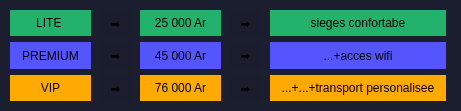
     <widget class="QFrame" name="frame_4">
      <property name="geometry">
       <rect>
        <x>10</x>
        <y>10</y>
        <width>461</width>
        <height>111</height>
       </rect>
      </property>
      <property name="cursor">
       <cursorShape>ArrowCursor</cursorShape>
      </property>
      <property name="styleSheet">
       <string notr="true">background-color: rgb(26, 30, 47);
border-radius:15px;</string>
      </property>
      <property name="frameShape">
       <enum>QFrame::Shape::StyledPanel</enum>
      </property>
      <property name="frameShadow">
       <enum>QFrame::Shadow::Raised</enum>
      </property>
      <widget class="QWidget" name="verticalLayoutWidget_2">
       <property name="geometry">
        <rect>
         <x>10</x>
         <y>10</y>
         <width>81</width>
         <height>91</height>
        </rect>
       </property>
       <layout class="QVBoxLayout" name="verticalLayout">
        <item>
         <widget class="QLabel" name="label_24">
          <property name="styleSheet">
           <string notr="true">background-color: rgb(35, 178, 107);</string>
          </property>
          <property name="text">
           <string>LITE </string>
          </property>
          <property name="alignment">
           <set>Qt::AlignmentFlag::AlignCenter</set>
          </property>
         </widget>
        </item>
        <item>
         <widget class="QLabel" name="label_25">
          <property name="styleSheet">
           <string notr="true">background-color: rgb(85, 85, 255);</string>
          </property>
          <property name="text">
           <string>PREMIUM</string>
          </property>
          <property name="alignment">
           <set>Qt::AlignmentFlag::AlignCenter</set>
          </property>
         </widget>
        </item>
        <item>
         <widget class="QLabel" name="label_26">
          <property name="styleSheet">
           <string notr="true">background-color: rgb(255, 170, 0);</string>
          </property>
          <property name="text">
           <string>VIP</string>
          </property>
          <property name="alignment">
           <set>Qt::AlignmentFlag::AlignCenter</set>
          </property>
         </widget>
        </item>
       </layout>
      </widget>
      <widget class="QWidget" name="verticalLayoutWidget_3">
       <property name="geometry">
        <rect>
         <x>140</x>
         <y>10</y>
         <width>81</width>
         <height>91</height>
        </rect>
       </property>
       <layout class="QVBoxLayout" name="verticalLayout_3">
        <item>
         <widget class="QLabel" name="label_27">
          <property name="styleSheet">
           <string notr="true">background-color: rgb(35, 178, 107);</string>
          </property>
          <property name="text">
           <string>25 000 Ar</string>
          </property>
          <property name="alignment">
           <set>Qt::AlignmentFlag::AlignCenter</set>
          </property>
         </widget>
        </item>
        <item>
         <widget class="QLabel" name="label_28">
          <property name="styleSheet">
           <string notr="true">background-color: rgb(85, 85, 255);</string>
          </property>
          <property name="text">
           <string>45 000 Ar</string>
          </property>
          <property name="alignment">
           <set>Qt::AlignmentFlag::AlignCenter</set>
          </property>
         </widget>
        </item>
        <item>
         <widget class="QLabel" name="label_29">
          <property name="styleSheet">
           <string notr="true">background-color: rgb(255, 170, 0);</string>
          </property>
          <property name="text">
           <string>76 000 Ar</string>
          </property>
          <property name="alignment">
           <set>Qt::AlignmentFlag::AlignCenter</set>
          </property>
         </widget>
        </item>
       </layout>
      </widget>
      <widget class="QWidget" name="verticalLayoutWidget_4">
       <property name="geometry">
        <rect>
         <x>100</x>
         <y>10</y>
         <width>31</width>
         <height>91</height>
        </rect>
       </property>
       <layout class="QVBoxLayout" name="verticalLayout_4">
        <item>
         <widget class="QLabel" name="label_30">
          <property name="styleSheet">
           <string notr="true">background-color: rgb(25, 29, 46);</string>
          </property>
          <property name="text">
           <string>➡️</string>
          </property>
          <property name="alignment">
           <set>Qt::AlignmentFlag::AlignCenter</set>
          </property>
         </widget>
        </item>
        <item>
         <widget class="QLabel" name="label_31">
          <property name="styleSheet">
           <string notr="true">background-color: rgb(25, 29, 46);</string>
          </property>
          <property name="text">
           <string>➡️</string>
          </property>
          <property name="alignment">
           <set>Qt::AlignmentFlag::AlignCenter</set>
          </property>
         </widget>
        </item>
        <item>
         <widget class="QLabel" name="label_32">
          <property name="styleSheet">
           <string notr="true">background-color: rgb(25, 29, 46);</string>
          </property>
          <property name="text">
           <string>➡️</string>
          </property>
          <property name="alignment">
           <set>Qt::AlignmentFlag::AlignCenter</set>
          </property>
         </widget>
        </item>
       </layout>
      </widget>
      <widget class="QWidget" name="verticalLayoutWidget_5">
       <property name="geometry">
        <rect>
         <x>230</x>
         <y>10</y>
         <width>31</width>
         <height>91</height>
        </rect>
       </property>
       <layout class="QVBoxLayout" name="verticalLayout_5">
        <item>
         <widget class="QLabel" name="label_33">
          <property name="styleSheet">
           <string notr="true">background-color: rgb(25, 29, 46);</string>
          </property>
          <property name="text">
           <string>➡️</string>
          </property>
          <property name="alignment">
           <set>Qt::AlignmentFlag::AlignCenter</set>
          </property>
         </widget>
        </item>
        <item>
         <widget class="QLabel" name="label_34">
          <property name="styleSheet">
           <string notr="true">background-color: rgb(25, 29, 46);</string>
          </property>
          <property name="text">
           <string>➡️</string>
          </property>
          <property name="alignment">
           <set>Qt::AlignmentFlag::AlignCenter</set>
          </property>
         </widget>
        </item>
        <item>
         <widget class="QLabel" name="label_35">
          <property name="styleSheet">
           <string notr="true">background-color: rgb(25, 29, 46);</string>
          </property>
          <property name="text">
           <string>➡️</string>
          </property>
          <property name="alignment">
           <set>Qt::AlignmentFlag::AlignCenter</set>
          </property>
         </widget>
        </item>
       </layout>
      </widget>
      <widget class="QWidget" name="verticalLayoutWidget_6">
       <property name="geometry">
        <rect>
         <x>270</x>
         <y>10</y>
         <width>176</width>
         <height>91</height>
        </rect>
       </property>
       <layout class="QVBoxLayout" name="verticalLayout_6">
        <item>
         <widget class="QLabel" name="label_36">
          <property name="styleSheet">
           <string notr="true">background-color: rgb(35, 178, 107);</string>
          </property>
          <property name="text">
           <string>sieges confortabe</string>
          </property>
          <property name="alignment">
           <set>Qt::AlignmentFlag::AlignCenter</set>
          </property>
         </widget>
        </item>
        <item>
         <widget class="QLabel" name="label_37">
          <property name="styleSheet">
           <string notr="true">background-color: rgb(85, 85, 255);</string>
          </property>
          <property name="text">
           <string>...+acces wifi</string>
          </property>
          <property name="alignment">
           <set>Qt::AlignmentFlag::AlignCenter</set>
          </property>
         </widget>
        </item>
        <item>
         <widget class="QLabel" name="label_38">
          <property name="styleSheet">
           <string notr="true">background-color: rgb(255, 170, 0);</string>
          </property>
          <property name="text">
           <string>...+...+transport personalisee</string>
          </property>
          <property name="alignment">
           <set>Qt::AlignmentFlag::AlignCenter</set>
          </property>
         </widget>
        </item>
       </layout>
      </widget>
     </widget>
